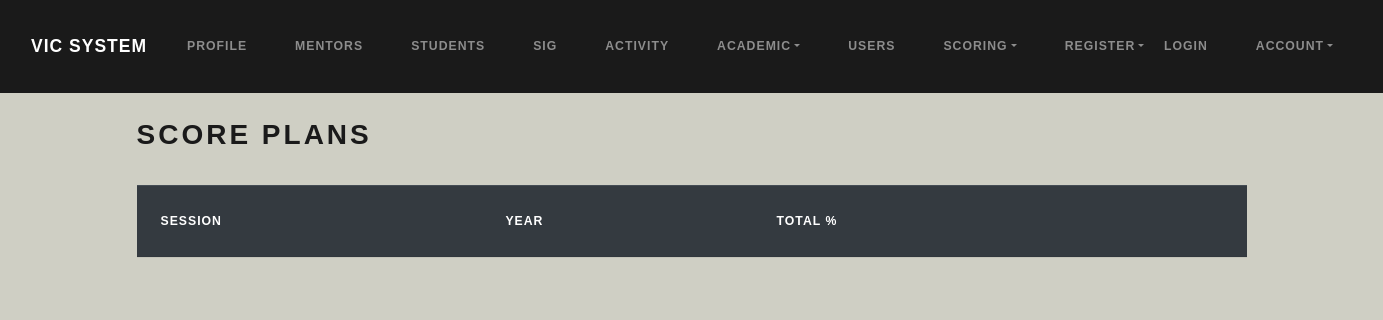
Page /scoreplan/ on the earlier database version.
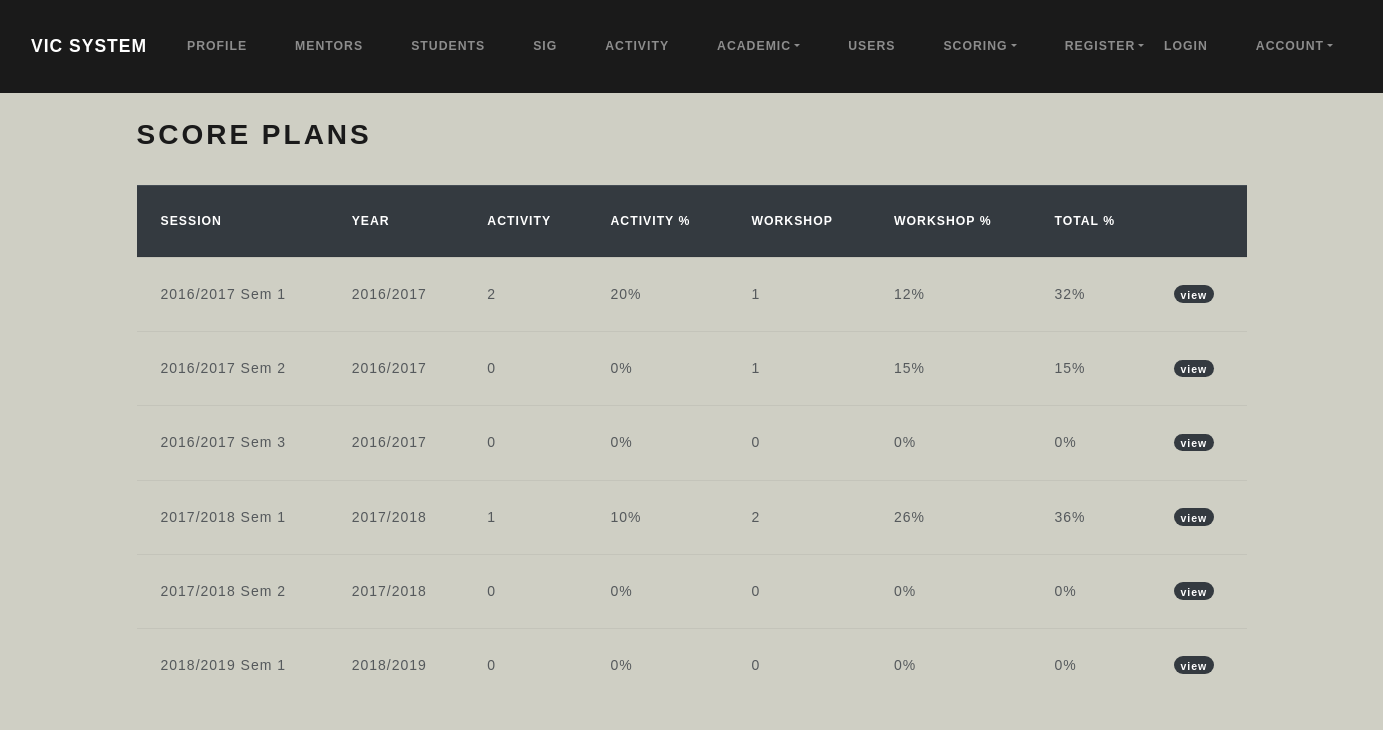
Same page on the later database version.
### tables this page shows
CREATE TABLE `activity_category` (
  `id` int(11) NOT NULL,
  `category` varchar(255) NOT NULL,
  `code` varchar(10) NOT NULL
);

CREATE TABLE `academicsession` (
  `id` int(11) NOT NULL,
  `acadyear_id` int(11) NOT NULL,
  `semester_id` int(11) DEFAULT NULL,
  `slug` varchar(255) NOT NULL,
  `status` varchar(255) NOT NULL DEFAULT 'inactive'
);

CREATE TABLE `academicyear` (
  `id` int(2) NOT NULL,
  `acadyear` varchar(9) NOT NULL,
  `status` varchar(10) NOT NULL
);

### application/controllers/Score.php (called while the page is built, shortened)
<?php
class Score extends CI_Controller
{
    public function scoreplan($slug = NULL)
    {
        if ($slug == FALSE) {
            $activitycategories = $this->activity_model->get_activitycategory();
            $academicsessions = $this->academic_model->get_academicsession();
            foreach ($academicsessions as $index => $acs) {
                $totalcategory = 0;
                foreach ($activitycategories as $id => $cat) {
                    $activitycategories[$id]['categorycount'] = $this->activity_model->get_categoryactivitycount($acs['id'], $cat['id']);
                    $activitycategories[$id]['categorytotalpercent'] = $this->score_model->get_categorytotalpercent($acs['id'], $cat['id']);
                    $totalcategory += $activitycategories[$id]['categorytotalpercent'];
                }
                $academicsessions[$index]['activitycategories'] = $activitycategories;
                $academicsessions[$index]['total'] = $totalcategory;
            }
            $data = array(
                'title' => 'Score Plans',
                'activitycategory' => $activitycategories,
                'activeacadsession' => $this->academic_model->get_activeacademicsession(),
                'academicsessions' => $academicsessions
            );
            $this->load->view('templates/header');
            $this->load->view('score/scoreplan/index', $data);
        }
    }
}

### index.php (called while the page is built, shortened)
<?php
require_once BASEPATH.'core/CodeIgniter.php';

### application/models/Activity_model.php (called while the page is built, shortened)
<?php
class Activity_model extends CI_Model
{
    public function get_activitycategory($actcat_id = NULL)
    {
        if ($actcat_id == FALSE) {
            $this->db->select("actcat.*, concat(actcat.category, ' (', actcat.code, ')') as categorycode")
                ->from('activity_category as actcat');
            $query = $this->db->get();
            return $query->result_array();
        }
        $this->db->select("actcat.*, concat(actcat.category, ' (', actcat.code, ')') as categorycode")
            ->from('activity_category as actcat')
            ->where(array('id' => $actcat_id));
        $query = $this->db->get();
        return $query->row_array();
    }
    public function get_categoryactivitycount($acadsession_id, $category_id)
    {
        $this->db->where(array(
            'acadsession_id' => $acadsession_id,
            'activitycategory_id' => $category_id
        ))->from('scoringplan');
        return $this->db->count_all_results();
    }
}

### application/models/Academic_model.php (called while the page is built, shortened)
<?php
class Academic_model extends CI_Model
{
    public function get_academicsession($id = NULL, $slug = NULL)
    {
        if ($id == FALSE && $slug == FALSE) {
            $this->db->select("acs.*, acy.acadyear as academicyear, concat(acy.acadyear, ' Sem ', acs.semester_id) as academicsession")
                ->from('academicsession as acs')
                ->join('academicyear as acy', 'acs.acadyear_id = acy.id');
            $query = $this->db->get();
            return $query->result_array();
        }
    }
    public function get_activeacademicsession()
    {
        $this->db->select("acs.*, acy.acadyear as academicyear, concat(acy.acadyear, ' Sem ', acs.semester_id) as academicsession")
            ->from('academicsession as acs')
            ->where('acs.status', 'active')
            ->join('academicyear as acy', 'acs.acadyear_id = acy.id');
        $query = $this->db->get();
        return $query->row_array();
    }
}

### application/models/Score_model.php (called while the page is built, shortened)
<?php
class Score_model extends CI_Model
{
    public function get_categorytotalpercent($acadsession_id, $category_id)
    {
        $this->db->select_sum('scp.percentweightage')
            ->from('scoringplan as scp')
            ->where(array(
                'scp.acadsession_id' => $acadsession_id,
                'scp.activitycategory_id' => $category_id
            ));
        $totalpercent = $this->db->get()->row()->percentweightage;
        if (isset($totalpercent)) {
            return $totalpercent;
        } else {
            return 0;
        }
        return $totalpercent;
    }
}

### application/views/score/scoreplan/index.php (the view, shortened to what the changed rows need)
<h2><?= $title ?></h2>
<br>
<div class="">
    <table id="scoreplanindex" class="table">
        <thead class="table-dark">
            <tr>
                <th>Session</th>
                <th>Year</th>
                <?php foreach ($activitycategory as $actcat) : ?>
                    <th data-toggle="tooltip" data-placement="top" title="" data-original-title="<?= $actcat['category'] ?> Count"><?= $actcat['category'] ?></th>
                    <th data-toggle="tooltip" data-placement="top" title="Cumulative Percent"><?= $actcat['category'] ?> %</th>
                <?php endforeach ?>
                <th data-toggle="tooltip" data-placement="top" title="55% Max">Total %</th>
                <th></th>
            </tr>
        </thead>
        <tbody>
            <?php foreach ($academicsessions as $acs) : ?>
                <tr>
                    <td><?= $acs['academicsession'] ?></td>
                    <td><?= $acs['academicyear'] ?></td>
                    <?php foreach ($acs['activitycategories'] as $cat) : ?>
                        <td><?= $cat['categorycount'] ?></td>
                        <td><?= $cat['categorytotalpercent'] ?>%</td>
                    <?php endforeach ?>
                    <td><?= $acs['total'] ?>%</td>
                    <td><a href="<?= site_url('scoreplan/' . $acs['slug']) ?>" class="badge badge-pill badge-dark">view</a></td>
                </tr>
            <?php endforeach ?>
        </tbody>
    </table>
</div>

Differences in the rows shown:
added activity_category: category "ACTIVITY", categorycount "2", categorytotalpercent "20", categorycount "0", categorytotalpercent "0", id "1", categorytotalpercent "10"
added activity_category: category "WORKSHOP", categorycount "1", categorytotalpercent "12", categorytotalpercent "15", categorycount "0", categorytotalpercent "0", id "2", categorytotalpercent "26"
added academicsession: academicsession "2016/2017 Sem 1", acadyear.acadyear "2016/2017", total "32"
added academicsession: academicsession "2016/2017 Sem 2", acadyear.acadyear "2016/2017", total "15"
added academicsession: academicsession "2016/2017 Sem 3", acadyear.acadyear "2016/2017", total "0"
added academicsession: academicsession "2017/2018 Sem 1", acadyear.acadyear "2017/2018", total "36"
added academicsession: academicsession "2017/2018 Sem 2", acadyear.acadyear "2017/2018", total "0"
added academicsession: academicsession "2018/2019 Sem 1", acadyear.acadyear "2018/2019", total "0"
